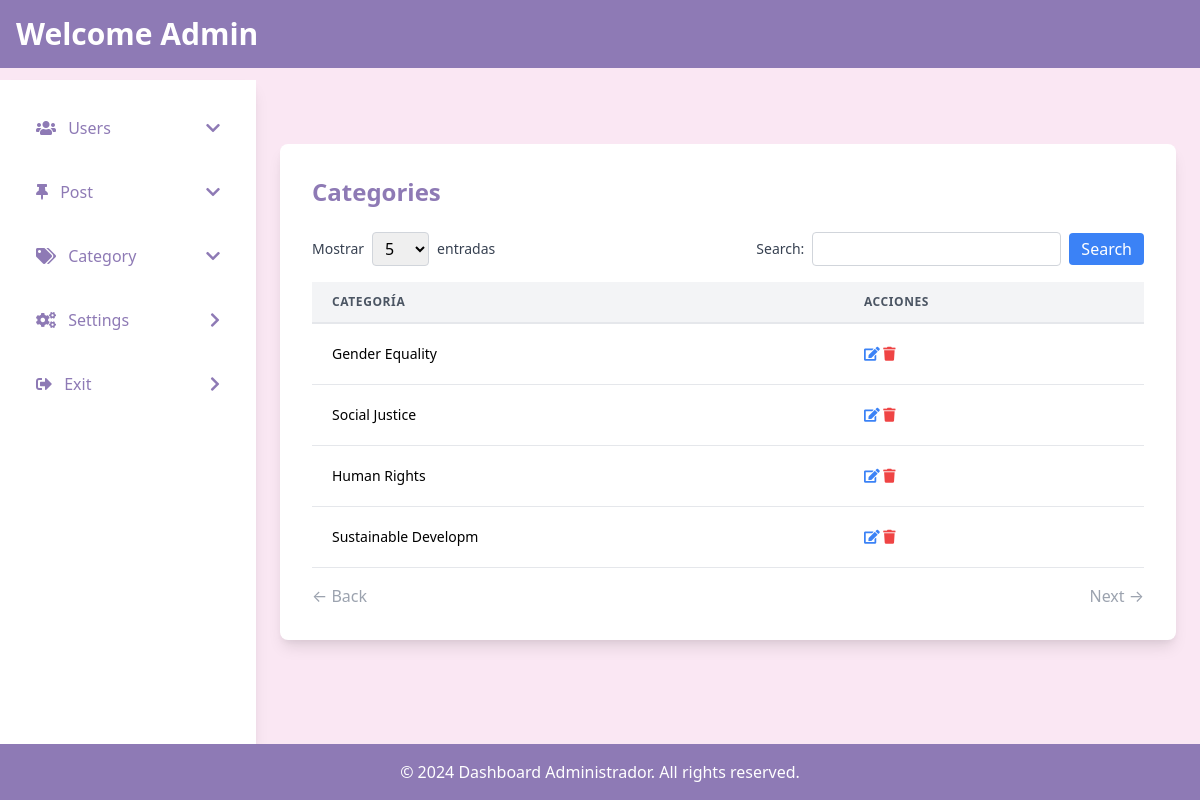
/admin/dashboard.php?action=modcategory (signed in), run on the app's committed database.
### tables this page shows
CREATE TABLE `category` (
  `id` int(2) NOT NULL,
  `category` varchar(20) NOT NULL
);

### base/conexion.php (called while the page is built, shortened)
<?php
	class Conexion
	{
		private $host='localhost';
		private $usuario='root';
		private $password = '';
		private $base='blog';
		public $sentencia;
		private $conexion;
		private function abrir_conexion(){
			$this->conexion = new mysqli($this->host,$this->usuario,$this->password,$this->base);
		}
		public function obtener_sentencia(){
			$result = $this->conexion->query($this->sentencia);
			return $result;
		}
	}
?>

### base/contacto.php (called while the page is built, shortened)
<?php
    include ("conexion.php");
    class Contacto extends Conexion {
        public function buscarCategoriaPaginado($offset, $per_page, $search = '') {
            $this->sentencia = "SELECT * FROM category WHERE category LIKE '%$search%' LIMIT $offset, $per_page";
            $result = $this->obtener_sentencia();
            return $result;
        }
        public function contarCategorias($search = '')
        {
            $this->sentencia = "SELECT COUNT(*) as total FROM category WHERE category LIKE '%$search%'";
            $result = $this->obtener_sentencia();
            $total = $result->fetch_assoc();
            return $total['total'];
        }
    }
?>

### admin/dashboard.php (the view, shortened to what this page needs)
<?php
include("../base/contacto.php");
$showForm6 = isset($_GET['action']) && $_GET['action'] == 'modcategory';
?>
<!DOCTYPE html>
<html lang="es">
<head>
    <link href="https://cdn.jsdelivr.net/npm/tailwindcss@2.2.19/dist/tailwind.min.css" rel="stylesheet">
    <link rel="stylesheet" href="https://cdnjs.cloudflare.com/ajax/libs/font-awesome/5.15.4/css/all.min.css">
</head>
<body class="bg-tertiary min-h-screen flex flex-col">
    <header class="bg-primary text-white p-4 flex justify-between items-center fixed w-full z-10">
        <div>
            <h1 class="text-3xl font-bold">Welcome Admin</h1>
        </div>
    </header>
    <div class="flex flex-1 pt-20">
        <aside class="bg-white w-64 p-6 shadow-lg">
            <ul>
                <li class="mb-4">
                    <a href="#" onclick="toggleMenu('menuUsuarios')" class="text-primary hover:text-secondary block p-3 rounded-md flex justify-between items-center">
                        <span><i class="fas fa-users mr-2"></i> Users</span>
                        <i class="fas fa-chevron-down"></i>
                    </a>
                </li>
                <li class="mb-4">
                    <a href="#" onclick="toggleMenu('menuPosts')" class="text-primary hover:text-secondary block p-3 rounded-md flex justify-between items-center">
                        <span><i class="fas fa-thumbtack mr-2"></i> Post</span>
                        <i class="fas fa-chevron-down"></i>
                    </a>
                </li>
                <li class="mb-4">
                    <a href="#" onclick="toggleMenu('menuCategorias')" class="text-primary hover:text-secondary block p-3 rounded-md flex justify-between items-center">
                        <span><i class="fas fa-tags mr-2"></i> Category</span>
                        <i class="fas fa-chevron-down"></i>
                    </a>
                </li>
                <li class="mb-4">
                    <a href="?action=settings" class="text-primary hover:text-secondary block p-3 rounded-md flex justify-between items-center">
                        <span><i class="fas fa-cogs mr-2"></i> Settings</span>
                        <i class="fas fa-chevron-right"></i>
                    </a>
                </li>
                <li class="mb-4">
                    <a href="../home.php" class="text-primary hover:text-secondary block p-3 rounded-md flex justify-between items-center">
                        <span><i class="fas fa-sign-out-alt mr-2"></i> Exit</span>
                        <i class="fas fa-chevron-right"></i>
                    </a>
                </li>
            </ul>
        </aside>
        <main class="flex-1 p-6">
            <?php if ($showForm6): ?>
                <?php
                    $editCategoryId = isset($_POST['id']) && isset($_POST['action2']) && $_POST['action2'] == 'editcategory' ? $_POST['id'] : null;
                    $categoryToEdit = null;
                ?>
                <div class="bg-white p-8 rounded-lg shadow-lg max-w-4xl mx-auto mt-10">
                    <?php if ($editCategoryId && $categoryToEdit): ?>
                        <h2 class="text-2xl font-bold mb-6 text-primary">Edit Category</h2>
                        <form method="POST">
                            <input type="hidden" name="id" value="<?php echo $editCategoryId; ?>">
                            <div class="flex justify-end mb-4">
                                <button type="submit" name="cancelar_edicion" class="text-red-500 hover:text-red-700 font-bold text-lg">X</button>
                            </div>
                            <div class="mb-4">
                                <label for="categoria" class="block text-primary font-bold mb-2">Category</label>
                                <input type="text" id="categoria" name="categoria" value="<?php echo htmlspecialchars($categoria); ?>" class="shadow appearance-none border rounded w-full py-2 px-3 text-primary leading-tight focus:outline-none focus:shadow-outline" required>
                            </div>
                            <div class="flex items-center justify-between">
                                <button type="submit" name="actualizar_categoria" class="bg-primary hover:bg-primary-dark text-white font-bold py-2 px-4 rounded focus:outline-none focus:shadow-outline">
                                    Update Category
                                </button>
                            </div>
                        </form>
                    <?php else: ?>
                        <h2 class="text-2xl font-bold mb-6 text-primary">Categories</h2>
                        <div class="flex justify-between items-center mb-4">
                            <form method="GET" action="" class="flex items-center">
                                <label for="entries" class="text-sm text-gray-700 mr-2">Mostrar</label>
                                <select name="per_page" id="entries" class="border border-gray-300 rounded px-2 py-1" onchange="this.form.submit()">
                                    <option value="5" <?php echo (isset($_GET['per_page']) && $_GET['per_page'] == 5) ? 'selected' : ''; ?>>5</option>
                                </select>
                                <span class="text-sm text-gray-700 ml-2">entradas</span>
                            </form>
                            <form method="GET" action="" class="flex items-center">
                                <label for="search" class="text-sm text-gray-700 mr-2">Search:</label>
                                <input id="search" name="search" type="text" class="border border-gray-300 rounded px-2 py-1" value="<?php echo isset($_GET['search']) ? htmlspecialchars($_GET['search']) : ''; ?>">
                                <button type="submit" class="ml-2 bg-blue-500 text-white px-3 py-1 rounded">Search</button>
                            </form>
                        </div>
                        <table class="min-w-full leading-normal">
                            <thead>
                                <tr>
                                    <th class="px-5 py-3 border-b-2 border-gray-200 bg-gray-100 text-left text-xs font-semibold text-gray-600 uppercase tracking-wider">Categoría</th>
                                    <th class="px-5 py-3 border-b-2 border-gray-200 bg-gray-100 text-left text-xs font-semibold text-gray-600 uppercase tracking-wider">Acciones</th>
                                </tr>
                            </thead>
                            <tbody>
                                <?php
                                    $contacto = new Contacto();
                                    $per_page = isset($_GET['per_page']) ? (int)$_GET['per_page'] : 5;
                                    $page = isset($_GET['page']) ? (int)$_GET['page'] : 1;
                                    $offset = ($page - 1) * $per_page;
                                    $search = isset($_GET['search']) ? $_GET['search'] : '';
                                    $result = $contacto->buscarCategoriaPaginado($offset, $per_page, $search);
                                    $total_categories = $contacto->contarCategorias($search);
                                    while ($row = $result->fetch_assoc()) {
                                        echo "
                                        <tr id='row".$row['id']."'>
                                            <td class='px-5 py-5 border-b border-gray-200 bg-white text-sm'>".$row['category']."</td>
                                            <td class='px-5 py-5 border-b border-gray-200 bg-white text-sm'>
                                                <form method='POST' action='' style='display:inline;'>
                                                    <input type='hidden' name='action2' value='editcategory'>
                                                    <input type='hidden' name='id' value='" . $row['id'] . "'>
                                                    <button type='submit' class='text-blue-500 hover:text-blue-700'><i class='fas fa-edit'></i></button>
                                                </form>
                                                <form method='POST' action='' onsubmit='return confirmDelete(" . $row['id'] . ")' style='display:inline;'>
                                                    <input type='hidden' name='action' value='deleteCategory'>
                                                    <input type='hidden' name='id' value='" . $row['id'] . "'>
                                                    <button type='submit' class='text-red-500 hover:text-red-700'><i class='fas fa-trash'></i></button>
                                                </form>
                                            </td>
                                        </tr>";
                                    }
                                ?>
                            </tbody>
                        </table>
                        <div class="flex justify-between mt-4">
                            <?php
                                $total_pages = ceil($total_categories / $per_page);
                                if ($page > 1) {
                                    echo '<form method="GET" action="">
                                            <input type="hidden" name="action" value="modcategory">
                                            <input type="hidden" name="page" value="'.($page-1).'">
                                            <input type="hidden" name="per_page" value="'.$per_page.'">
                                            <input type="hidden" name="search" value="'.htmlspecialchars($search).'">
                                            <button type="submit" class="text-primary hover:text-primary-dark">← Back</button>
                                        </form>';
                                } else {
                                    echo '<span class="text-gray-400">← Back</span>';
                                }
                                if ($page < $total_pages) {
                                    echo '<form method="GET" action="">
                                            <input type="hidden" name="action" value="modcategory">
                                            <input type="hidden" name="page" value="'.($page+1).'">
                                            <input type="hidden" name="per_page" value="'.$per_page.'">
                                            <input type="hidden" name="search" value="'.htmlspecialchars($search).'">
                                            <button type="submit" class="text-primary hover:text-primary-dark">Next →</button>
                                        </form>';
                                } else {
                                    echo '<span class="text-gray-400">Next →</span>';
                                }
                            ?>
                        </div>
                    <?php endif; ?>
                </div>
            <?php endif; ?>
        </main>
    </div>
    <footer class="bg-primary text-white p-4 mt-auto">
        <div class="container mx-auto text-center">
            &copy; 2024 Dashboard Administrador. All rights reserved.
        </div>
    </footer>
</body>
</html>

### admin/dashboard.php (style rules this page uses)
.bg-primary { background-color: #8E7AB5; }
.bg-tertiary { background-color: #FAE7F3; }
.text-primary { color: #8E7AB5; }

### data on the page
category: category "Gender Equality"
category: category "Social Justice"
category: category "Human Rights"
category: category "Sustainable Developm"
